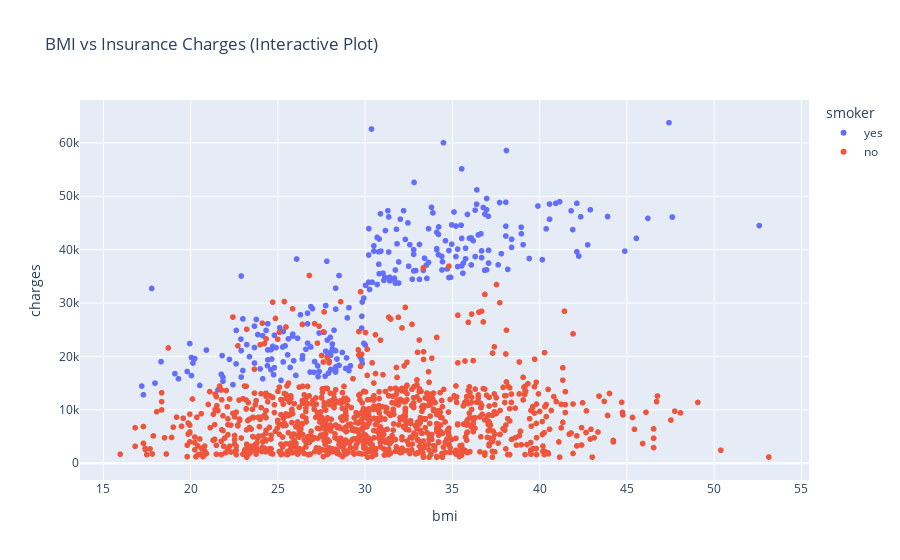

This figure's notebook cell:
### Code cell
# Create an interactive scatter plot to explore BMI and charges
fig = px.scatter(
    df,
    x="bmi",
    y="charges",
    color="smoker",
    title="BMI vs Insurance Charges (Interactive Plot)",
    hover_data=["age", "region"]
)

# Show the interactive plot
fig.show()

### Figure 1 — Plotly figure (JSON) as saved in the notebook; plotly's stock layout.template omitted (floating-point values rounded to 4 significant figures; data arrays with more than 128 entries replaced by an {"elided": "..."} marker saying what was removed)
{"data": [{"customdata": {"elided": "274x2 mixed values"}, "hovertemplate": "smoker=yes<br>bmi=%{x}<br>charges=%{y}<br>age=%{customdata[0]}<br>region=%{customdata[1]}<extra></extra>", "legendgroup": "yes", "marker": {"color": "#636efa", "symbol": "circle"}, "mode": "markers", "name": "yes", "showlegend": true, "type": "scattergl", "x": {"elided": "274 float values"}, "xaxis": "x", "y": {"elided": "274 float values"}, "yaxis": "y"}, {"customdata": {"elided": "1064x2 mixed values"}, "hovertemplate": "smoker=no<br>bmi=%{x}<br>charges=%{y}<br>age=%{customdata[0]}<br>region=%{customdata[1]}<extra></extra>", "legendgroup": "no", "marker": {"color": "#EF553B", "symbol": "circle"}, "mode": "markers", "name": "no", "showlegend": true, "type": "scattergl", "x": {"elided": "1064 float values"}, "xaxis": "x", "y": {"elided": "1064 float values"}, "yaxis": "y"}], "layout": {"legend": {"title": {"text": "smoker"}, "tracegroupgap": 0}, "title": {"text": "BMI vs Insurance Charges (Interactive Plot)"}, "xaxis": {"anchor": "y", "domain": [0, 1], "title": {"text": "bmi"}}, "yaxis": {"anchor": "x", "domain": [0, 1], "title": {"text": "charges"}}}}
